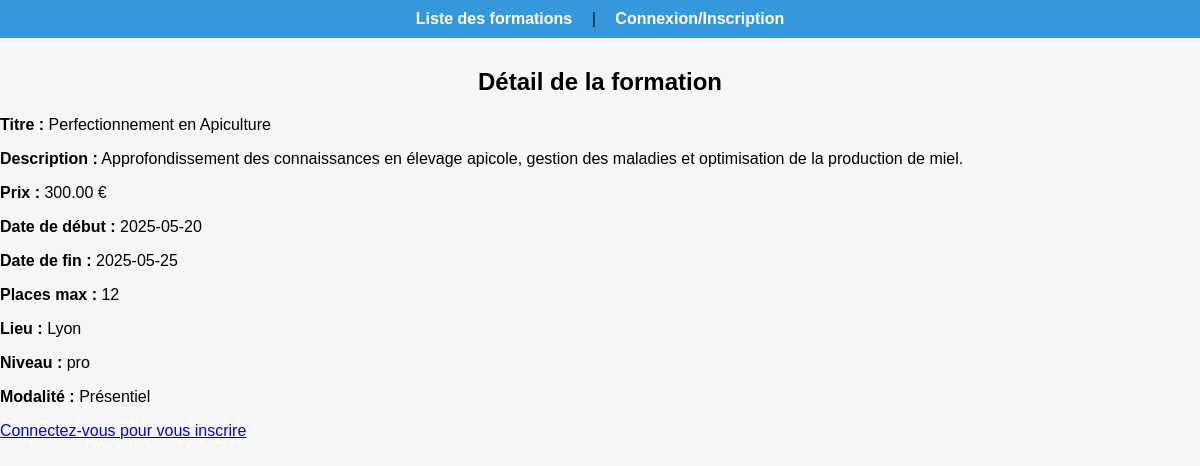
/MVC/index.php?action=detail&id=7, run on the app's committed database.
### tables this page shows
CREATE TABLE `formations` (
  `id` int(11) NOT NULL,
  `titreFormation` varchar(255) DEFAULT NULL,
  `descriptionFormation` text DEFAULT NULL,
  `prixFormation` decimal(10,2) DEFAULT NULL,
  `dateDebutForm` date DEFAULT NULL,
  `dtFinForm` date DEFAULT NULL,
  `placeMaxForm` int(11) DEFAULT NULL,
  `idModalité` int(11) DEFAULT NULL,
  `idLieu` int(11) DEFAULT NULL,
  `idNiv` int(11) DEFAULT NULL
);

CREATE TABLE `lieu_form` (
  `id` int(11) NOT NULL,
  `libelle` varchar(255) DEFAULT NULL
);

CREATE TABLE `niveau_form` (
  `id` int(11) NOT NULL,
  `libelle` varchar(255) DEFAULT NULL
);

CREATE TABLE `modalite_form` (
  `id` int(11) NOT NULL,
  `libelle` varchar(255) DEFAULT NULL
);

### MVC/controler/c_formation.php (called while the page is built, shortened)
<?php
require_once 'model/Formations.php';
class FormationController {
    private $db;
    public function __construct($db) {
        $this->db = $db;
    }
    public function detail($id) {
        $formations = new Formations($this->db);
        $formation = $formations->getById($id);
        require 'views/v_detailFormation.php';
    }
}

### MVC/model/Formations.php (called while the page is built, shortened)
<?php
class Formations {
    private $conn;
    public function __construct($db) {
        $this->conn = $db;
    }
    public function getById($id) {
        $query = "SELECT f.*, l.libelle AS lNom, m.libelle AS mNom, n.libelle AS nNom
                  FROM formations f
                  JOIN lieu_form l ON f.idLieu = l.id
                  JOIN modalite_form m ON f.idModalité = m.id
                  JOIN niveau_form n ON f.idNiv = n.id
                  WHERE f.id = :id";
        $stmt = $this->conn->prepare($query);
        $stmt->bindParam(":id", $id, PDO::PARAM_INT);
        $stmt->execute();
        return $stmt->fetch(PDO::FETCH_ASSOC);
    }
}

### MVC/views/v_detailFormation.php (the view)
<?php include 'views/layouts/nav.php'; ?>
<h2>Détail de la formation</h2>
<link rel="stylesheet" href="style.css">
<p><strong>Titre :</strong> <?= htmlspecialchars($formation['titreFormation']) ?></p>
<p><strong>Description :</strong> <?= htmlspecialchars($formation['descriptionFormation']) ?></p>
<p><strong>Prix :</strong> <?= htmlspecialchars($formation['prixFormation']) ?> €</p>
<p><strong>Date de début :</strong> <?= htmlspecialchars($formation['dateDebutForm']) ?></p>
<p><strong>Date de fin :</strong> <?= htmlspecialchars($formation['dtFinForm']) ?></p>
<p><strong>Places max :</strong> <?= htmlspecialchars($formation['placeMaxForm']) ?></p>
<p><strong>Lieu :</strong> <?= htmlspecialchars($formation['lNom']) ?></p>
<p><strong>Niveau :</strong> <?= htmlspecialchars($formation['nNom']) ?></p>
<p><strong>Modalité :</strong> <?= htmlspecialchars($formation['mNom']) ?></p>
<?php if (isset($_SESSION['client_id'])): ?>
    <a href="index.php?action=inscrire&id=<?= $formation['id'] ?>">M'inscrire à cette formation</a>
<?php else: ?>
    <a href="index.php?action=auth">Connectez-vous pour vous inscrire</a>
<?php endif; ?>

### MVC/style.css (style rules this page uses)
h2 { text-align: center; margin-top: 30px; }

### data on the page
formations: titreFormation "Perfectionnement en Apiculture", descriptionFormation "Approfondissement des connaissances en élevage apicole, gestion des maladies et optimisation de la production de miel.", prixFormation "300.00", dateDebutForm "2025-05-20", dtFinForm "2025-05-25", placeMaxForm "12", idLieu.libelle "Lyon", idNiv.libelle "pro", idModalité.libelle "Présentiel"
